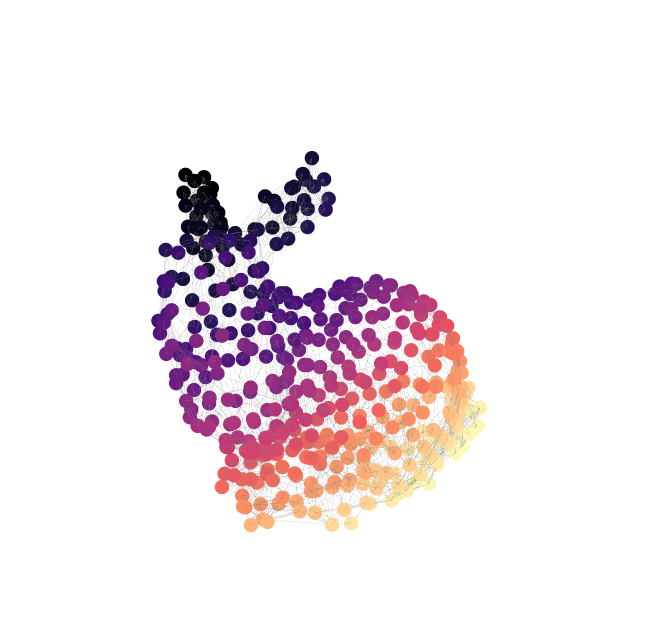

Write notebook code for a chart like this one.
### Code cell
### color transfer
# color the finest mapper
# idx = 0 => the original graph
idx = 1

cmap = cm.get_cmap('magma')
G = G_list[idx]
n = len(G)
v = v_list[idx]
print(n,v.shape)

# Color points by distance to min-norm point
query_pt = v[np.argmax(np.linalg.norm(v,axis=1)),:]
dist_to_query = distance.cdist(query_pt.reshape(1,-1),v)
distances_ranked = np.argsort(dist_to_query)[0]
sort_indices = np.argsort(distances_ranked)
colors = cmap(np.array(range(n))/n) # use distance to linearly map colors
original_colors = colors[sort_indices] # original order, but values are based on distance

trace_nodes, trace_edges = color_plot_helpers(G, v, 5, original_colors)
fig = go.Figure(data=[trace_edges,trace_nodes],layout=layout)
fig.update_layout(scene_camera=camera_data,title='', paper_bgcolor='rgb(255,255,255)')
fig.show()

### Figure 1 — Plotly figure (JSON) as saved in the notebook; plotly's stock layout.template omitted (floating-point values rounded to 4 significant figures; data arrays with more than 128 entries replaced by an {"elided": "..."} marker saying what was removed)
{"data": [{"hoverinfo": "none", "line": {"color": "gray", "width": 0.3}, "mode": "lines", "type": "scatter3d", "x": {"elided": "9141 float values"}, "y": {"elided": "9141 float values"}, "z": {"elided": "9141 float values"}}, {"hoverinfo": "text", "marker": {"color": {"elided": "423x4 float values"}, "size": 5, "symbol": "circle"}, "mode": "markers", "text": {"elided": "423 str values"}, "type": "scatter3d", "x": {"elided": "423 float values"}, "y": {"elided": "423 float values"}, "z": {"elided": "423 float values"}}], "layout": {"height": 625, "hovermode": "closest", "margin": {"t": 100}, "paper_bgcolor": "rgb(255,255,255)", "scene": {"camera": {"center": {"x": 0, "y": 0, "z": 0}, "eye": {"x": -0.5, "y": 0.5, "z": 1.6}, "up": {"x": 0, "y": 1, "z": 0}}, "xaxis": {"showbackground": false, "showgrid": false, "showline": false, "showticklabels": false, "title": {"text": ""}, "zeroline": false}, "yaxis": {"showbackground": false, "showgrid": false, "showline": false, "showticklabels": false, "title": {"text": ""}, "zeroline": false}, "zaxis": {"showbackground": false, "showgrid": false, "showline": false, "showticklabels": false, "title": {"text": ""}, "zeroline": false}}, "showlegend": false, "title": {"text": ""}, "width": 650}}
